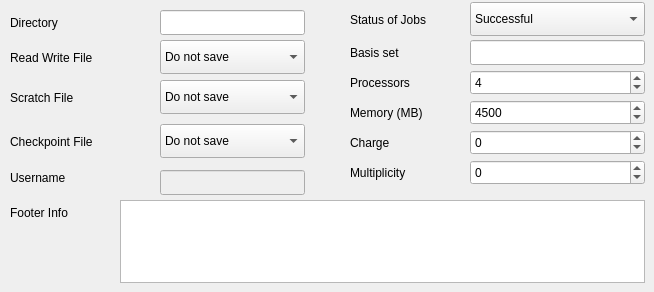
      <widget class="QWidget" name="t1t2">
       <attribute name="title">
        <string>Convert Output to Input</string>
       </attribute>
       <widget class="QLabel" name="t1t2l04">
        <property name="geometry">
         <rect>
          <x>10</x>
          <y>45</y>
          <width>111</width>
          <height>25</height>
         </rect>
        </property>
        <property name="text">
         <string>Read Write File</string>
        </property>
       </widget>
       <widget class="QLabel" name="t1t2l03">
        <property name="geometry">
         <rect>
          <x>10</x>
          <y>85</y>
          <width>81</width>
          <height>25</height>
         </rect>
        </property>
        <property name="text">
         <string>Scratch File</string>
        </property>
       </widget>
       <widget class="QComboBox" name="Scr_drop_2">
        <property name="geometry">
         <rect>
          <x>160</x>
          <y>80</y>
          <width>145</width>
          <height>34</height>
         </rect>
        </property>
        <item>
         <property name="text">
          <string>Do not save</string>
         </property>
        </item>
        <item>
         <property name="text">
          <string>Same directory</string>
         </property>
        </item>
        <item>
         <property name="text">
          <string>/scratch/scr</string>
         </property>
        </item>
        <item>
         <property name="text">
          <string>Same &amp; Nosave</string>
         </property>
        </item>
       </widget>
       <widget class="QLabel" name="t1t2l01">
        <property name="geometry">
         <rect>
          <x>10</x>
          <y>10</y>
          <width>60</width>
          <height>25</height>
         </rect>
        </property>
        <property name="text">
         <string>Directory</string>
        </property>
       </widget>
       <widget class="QLineEdit" name="t1de_2">
        <property name="geometry">
         <rect>
          <x>160</x>
          <y>10</y>
          <width>145</width>
          <height>25</height>
         </rect>
        </property>
       </widget>
       <widget class="QTextEdit" name="foote_2">
        <property name="geometry">
         <rect>
          <x>120</x>
          <y>200</y>
          <width>525</width>
          <height>83</height>
         </rect>
        </property>
        <property name="html">
         <string>&lt;!DOCTYPE HTML PUBLIC &quot;-//W3C//DTD HTML 4.0//EN&quot; &quot;http://www.w3.org/TR/REC-html40/strict.dtd&quot;&gt;
&lt;html&gt;&lt;head&gt;&lt;meta name=&quot;qrichtext&quot; content=&quot;1&quot; /&gt;&lt;style type=&quot;text/css&quot;&gt;
p, li { white-space: pre-wrap; }
&lt;/style&gt;&lt;/head&gt;&lt;body style=&quot; font-family:'MS Shell Dlg 2'; font-size:8.25pt; font-weight:400; font-style:normal;&quot;&gt;
&lt;p style=&quot;-qt-paragraph-type:empty; margin-top:0px; margin-bottom:0px; margin-left:0px; margin-right:0px; -qt-block-indent:0; text-indent:0px; font-size:8pt;&quot;&gt;&lt;br /&gt;&lt;/p&gt;&lt;/body&gt;&lt;/html&gt;</string>
        </property>
       </widget>
       <widget class="QLabel" name="t1t2l07">
        <property name="geometry">
         <rect>
          <x>350</x>
          <y>70</y>
          <width>80</width>
          <height>25</height>
         </rect>
        </property>
        <property name="text">
         <string>Processors</string>
        </property>
       </widget>
       <widget class="QLabel" name="t1t2l02">
        <property name="geometry">
         <rect>
          <x>10</x>
          <y>129</y>
          <width>121</width>
          <height>25</height>
         </rect>
        </property>
        <property name="text">
         <string>Checkpoint File</string>
        </property>
       </widget>
       <widget class="QLabel" name="t1t2l05">
        <property name="geometry">
         <rect>
          <x>10</x>
          <y>165</y>
          <width>81</width>
          <height>25</height>
         </rect>
        </property>
        <property name="text">
         <string>Username</string>
        </property>
       </widget>
       <widget class="QLabel" name="t1t2l11">
        <property name="geometry">
         <rect>
          <x>10</x>
          <y>200</y>
          <width>81</width>
          <height>25</height>
         </rect>
        </property>
        <property name="text">
         <string>Footer Info</string>
        </property>
       </widget>
       <widget class="QComboBox" name="Chk_drop_2">
        <property name="geometry">
         <rect>
          <x>160</x>
          <y>124</y>
          <width>145</width>
          <height>34</height>
         </rect>
        </property>
        <item>
         <property name="text">
          <string>Do not save</string>
         </property>
        </item>
        <item>
         <property name="text">
          <string>Same directory</string>
         </property>
        </item>
        <item>
         <property name="text">
          <string>/scratch/chk</string>
         </property>
        </item>
       </widget>
       <widget class="QSpinBox" name="Multi_entry_2">
        <property name="geometry">
         <rect>
          <x>470</x>
          <y>160</y>
          <width>175</width>
          <height>25</height>
         </rect>
        </property>
        <property name="minimum">
         <number>-99</number>
        </property>
        <property name="maximum">
         <number>99</number>
        </property>
        <property name="value">
         <number>0</number>
        </property>
       </widget>
       <widget class="QSpinBox" name="mem_entry_2">
        <property name="geometry">
         <rect>
          <x>470</x>
          <y>100</y>
          <width>175</width>
          <height>25</height>
         </rect>
        </property>
        <property name="maximum">
         <number>128000</number>
        </property>
        <property name="value">
         <number>4500</number>
        </property>
       </widget>
       <widget class="QLabel" name="t1t2l06">
        <property name="geometry">
         <rect>
          <x>350</x>
          <y>40</y>
          <width>60</width>
          <height>25</height>
         </rect>
        </property>
        <property name="text">
         <string>Basis set</string>
        </property>
       </widget>
       <widget class="QSpinBox" name="proc_entry_2">
        <property name="geometry">
         <rect>
          <x>470</x>
          <y>70</y>
          <width>175</width>
          <height>25</height>
         </rect>
        </property>
        <property name="maximum">
         <number>32</number>
        </property>
        <property name="value">
         <number>4</number>
        </property>
       </widget>
       <widget class="QLineEdit" name="basis_entry_2">
        <property name="geometry">
         <rect>
          <x>470</x>
          <y>40</y>
          <width>175</width>
          <height>25</height>
         </rect>
        </property>
       </widget>
       <widget class="QComboBox" name="Rwf_drop_2">
        <property name="geometry">
         <rect>
          <x>160</x>
          <y>40</y>
          <width>145</width>
          <height>34</height>
         </rect>
        </property>
        <item>
         <property name="text">
          <string>Do not save</string>
         </property>
        </item>
        <item>
         <property name="text">
          <string>Same directory</string>
         </property>
        </item>
        <item>
         <property name="text">
          <string>/scratch/rwf</string>
         </property>
        </item>
        <item>
         <property name="text">
          <string>Same &amp; Nosave</string>
         </property>
        </item>
       </widget>
       <widget class="QLabel" name="t1t2l09">
        <property name="geometry">
         <rect>
          <x>350</x>
          <y>130</y>
          <width>80</width>
          <height>25</height>
         </rect>
        </property>
        <property name="text">
         <string>Charge</string>
        </property>
       </widget>
       <widget class="QSpinBox" name="CHARGE_entry_2">
        <property name="geometry">
         <rect>
          <x>470</x>
          <y>130</y>
          <width>175</width>
          <height>25</height>
         </rect>
        </property>
        <property name="minimum">
         <number>-99</number>
        </property>
        <property name="maximum">
         <number>99</number>
        </property>
        <property name="value">
         <number>0</number>
        </property>
       </widget>
       <widget class="QLabel" name="t1t2l10">
        <property name="geometry">
         <rect>
          <x>350</x>
          <y>160</y>
          <width>81</width>
          <height>25</height>
         </rect>
        </property>
        <property name="text">
         <string>Multiplicity</string>
        </property>
       </widget>
       <widget class="QLabel" name="t1t2l08">
        <property name="geometry">
         <rect>
          <x>350</x>
          <y>100</y>
          <width>101</width>
          <height>25</height>
         </rect>
        </property>
        <property name="text">
         <string>Memory (MB)</string>
        </property>
       </widget>
       <widget class="QLineEdit" name="gusr_entry_2">
        <property name="enabled">
         <bool>false</bool>
        </property>
        <property name="geometry">
         <rect>
          <x>160</x>
          <y>170</y>
          <width>145</width>
          <height>25</height>
         </rect>
        </property>
       </widget>
       <widget class="QLabel" name="t1t2l12">
        <property name="geometry">
         <rect>
          <x>350</x>
          <y>7</y>
          <width>101</width>
          <height>25</height>
         </rect>
        </property>
        <property name="text">
         <string>Status of Jobs</string>
        </property>
       </widget>
       <widget class="QComboBox" name="t1t2CB_1">
        <property name="geometry">
         <rect>
          <x>470</x>
          <y>2</y>
          <width>175</width>
          <height>34</height>
         </rect>
        </property>
        <item>
         <property name="text">
          <string>Successful</string>
         </property>
        </item>
        <item>
         <property name="text">
          <string>Succesful &amp; Imaginary</string>
         </property>
        </item>
        <item>
         <property name="text">
          <string>Sucessful &amp; Failed</string>
         </property>
        </item>
       </widget>
      </widget>
